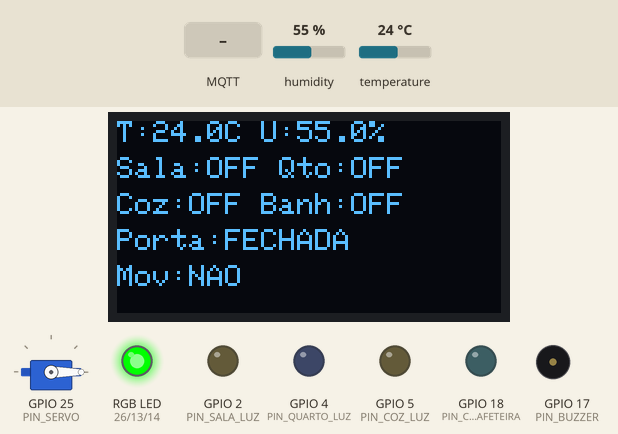
The program below on a simulated ESP32. On the bench: 128×64 one-colour display, servo, an RGB LED mixed from three pins (HIGH = lit), output pins drawn as LEDs (lit = HIGH), buzzer (waves = sounding). The inputs (shaded band) are chosen by the test bench; at power-on: humidity 55 %, temperature 24 °C. WiFi joins after 1.5 s; servers stay silent unless stated; random numbers use the default seed unless the program sets one; no MQTT or app messages arrive unless stated; what the program prints to the serial monitor is not drawn.

Above: at 2.7 s.
2.8 s: MQTT message "ON" arrives on the first subscribed topic
At 3.3 s:
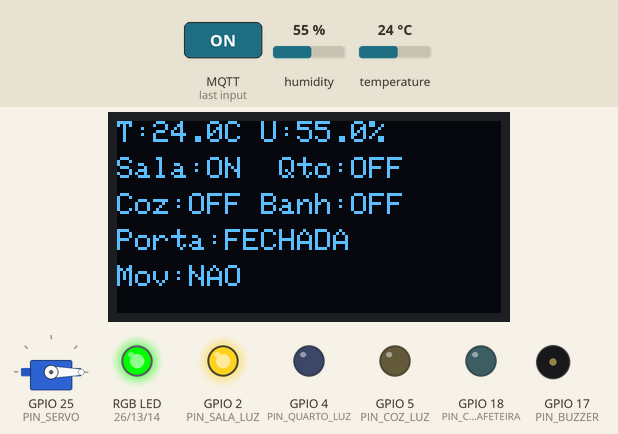
4.4 s: MQTT message "ON" arrives on the third subscribed topic
At 4.9 s:
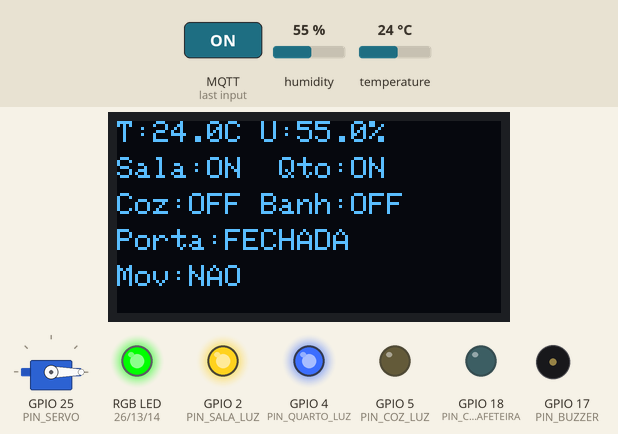
6.0 s: MQTT message "ABRIR" arrives on the first subscribed topic
At 6.8 s:
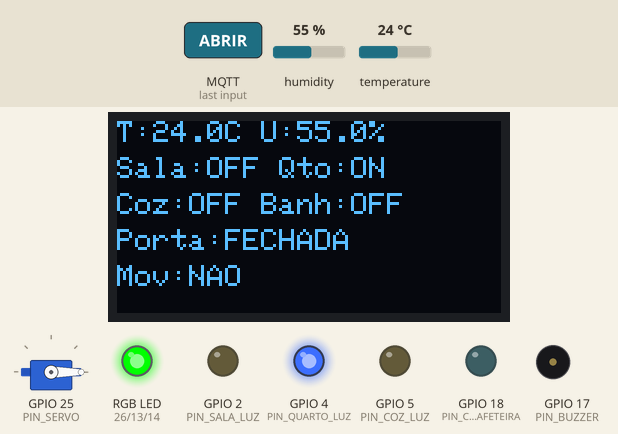
7.5 s: humidity set to 22 %
At 8.4 s:
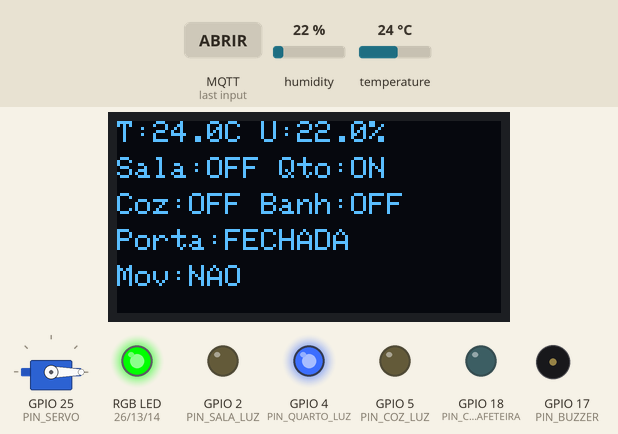
9.2 s: temperature set to 12 °C
At 10.7 s:
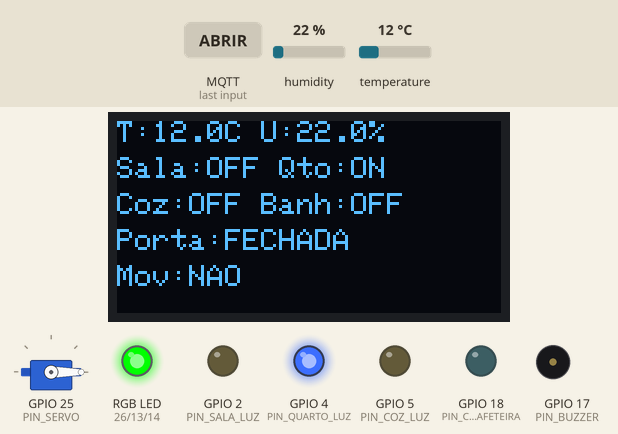
11.2 s: MQTT message "ABRIR" arrives on the third subscribed topic
At 12.3 s:
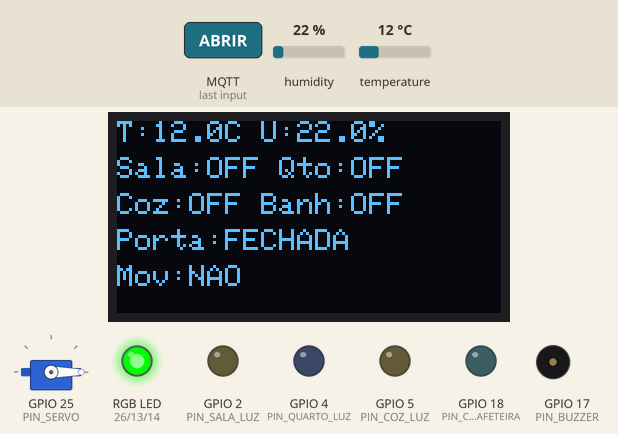
Timing chart, 0 to 13.7 s (numbered marks = the images above; inputs shaded):
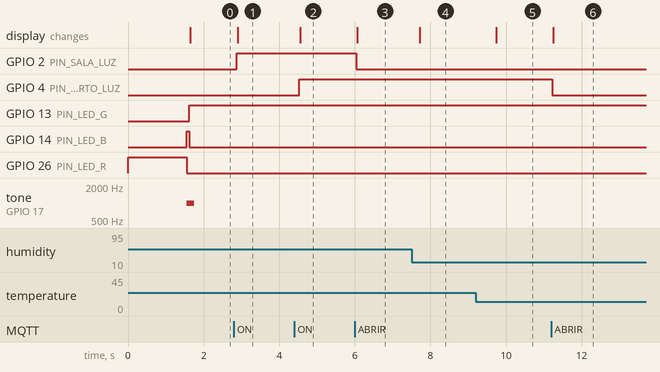

Measured:
- after the input at 2.8 s, GPIO 2 (PIN_SALA_LUZ): LOW → HIGH after 0.08 s; the display: changes after 0.11 s (image 1)
- after the input at 4.4 s, GPIO 4 (PIN_QUARTO_LUZ): LOW → HIGH after 0.12 s; the display: changes after 0.15 s (image 2)
- after the input at 6.0 s, GPIO 2 (PIN_SALA_LUZ): HIGH → LOW at once; the display: changes after 0.07 s (image 3)
- after the input at 7.5 s, the display: changes after 0.21 s (image 4)
- after the input at 9.2 s, the display: changes after 0.53 s (image 5)
- after the input at 11.2 s, GPIO 4 (PIN_QUARTO_LUZ): HIGH → LOW at once; the display: changes after 0.05 s (image 6)

The program:

main.cpp
```cpp
#include <WiFi.h>
#include <PubSubClient.h>
#include <DHT.h>
#include <Wire.h>
#include <Adafruit_GFX.h>
#include <Adafruit_SSD1306.h>
#include <ESP32Servo.h>

// ── WiFi / MQTT ───────────────────────────────────────────────────────────────
const char* ssid        = "iPhone de Murilo";
const char* password    = "murilete";
const char* mqtt_server = "broker.hivemq.com";
const int   mqtt_port   = 1883;

// ── Modo de operação ─────────────────────────────────────────────────────────
#define RELAY_ON  HIGH
#define RELAY_OFF LOW

// ── Pinos dos dispositivos ────────────────────────────────────────────────────
#define PIN_SALA_LUZ       2   // Luz da Sala
#define PIN_QUARTO_LUZ     4   // Luz do Quarto
#define PIN_COZ_LUZ        5   // Luz da Cozinha
#define PIN_COZ_CAFETEIRA 18   // Luz do Banheiro

// ── Pinos sensores e atuadores ────────────────────────────────────────────────
#define PIN_DHT22          15
#define PIN_BUZZER         17
#define PIN_OLED_SCL       22
#define PIN_OLED_SDA       23
#define PIN_SERVO          25
#define PIN_LED_R          26
#define PIN_PIR            27
#define PIN_LED_G          13
#define PIN_LED_B          14

// ── Configurações ─────────────────────────────────────────────────────────────
#define DHT_TYPE      DHT22
#define SCREEN_WIDTH  128
#define SCREEN_HEIGHT  64

DHT                 dht(PIN_DHT22, DHT_TYPE);
Adafruit_SSD1306    display(SCREEN_WIDTH, SCREEN_HEIGHT, &Wire, -1);
Servo               doorServo;

// ── Estado dos dispositivos ───────────────────────────────────────────────────
bool salaLuz      = false;
bool quartoLuz    = false;
bool cozLuz       = false;
bool cozCafeteira = false;

// ── Estado dos atuadores ──────────────────────────────────────────────────────
bool portaAberta   = false;
bool alarmeAtivo   = false;
bool modoSeguranca = false;

// ── Telemetria ────────────────────────────────────────────────────────────────
float temperatura = 0;
float umidade     = 0;
bool  movimento   = false;

// ── Timers ────────────────────────────────────────────────────────────────────
unsigned long tUltimoDHT        = 0;
unsigned long tUltimoMQTT       = 0;
unsigned long tMovimento        = 0;
unsigned long tUltimoAlarmeTemp = 0;
const unsigned long DT_DHT     = 500;
const unsigned long DT_MQTT    = 1000;
const unsigned long DT_MOV     = 10000;
const unsigned long PIR_WARMUP = 30000;

// ── MQTT ──────────────────────────────────────────────────────────────────────
WiFiClient   espClient;
PubSubClient client(espClient);

// ── Protótipos ────────────────────────────────────────────────────────────────
void setupWifi();
void reconnectMQTT();
void callback(char* topic, byte* payload, unsigned int length);
void lerDHT();
void verificarPIR();
void setDispositivo(int pino, bool estado, bool* var, const char* topico);
void setPorta(bool abrir);
void setAlarme(bool estado);
void setLedRGB(bool r, bool g, bool b);
void beep(int freq, int ms);
void publicarTelemetria();
void atualizarDisplay();
void pub(const char* topico, const char* payload);

// ─────────────────────────────────────────────────────────────────────────────
void setup() {
  Serial.begin(115200);

  int leds[] = { PIN_SALA_LUZ, PIN_QUARTO_LUZ, PIN_COZ_LUZ, PIN_COZ_CAFETEIRA };
  for (int p : leds) { pinMode(p, OUTPUT); digitalWrite(p, RELAY_OFF); }

  int saidas[] = { PIN_BUZZER, PIN_LED_R, PIN_LED_G, PIN_LED_B };
  for (int p : saidas) { pinMode(p, OUTPUT); digitalWrite(p, LOW); }
  pinMode(PIN_PIR, INPUT_PULLDOWN);

  setLedRGB(true, false, false); // vermelho: inicializando

  Wire.begin(PIN_OLED_SDA, PIN_OLED_SCL);
  if (display.begin(SSD1306_SWITCHCAPVCC, 0x3C)) {
    display.clearDisplay();
    display.setTextSize(1);
    display.setTextColor(SSD1306_WHITE);
    display.setCursor(0, 0);
    display.println("Iniciando...");
    display.display();
  }

  dht.begin();
  doorServo.attach(PIN_SERVO);
  doorServo.write(0);

  setupWifi();
  client.setServer(mqtt_server, mqtt_port);
  client.setKeepAlive(15);
  client.setCallback(callback);

  setLedRGB(false, true, false); // verde: pronto
  beep(1000, 200);
  Serial.println("Sistema iniciado!");
}

void loop() {
  if (!client.connected()) reconnectMQTT();
  client.loop();

  unsigned long agora = millis();

  if (agora - tUltimoDHT >= DT_DHT) { lerDHT(); tUltimoDHT = agora; }

  verificarPIR();

  if (movimento && (agora - tMovimento >= DT_MOV)) {
    movimento = false;
    if (!alarmeAtivo) setLedRGB(false, true, false);
  }

  if (agora - tUltimoMQTT >= DT_MQTT) { publicarTelemetria(); tUltimoMQTT = agora; }

  atualizarDisplay();
  delay(100);
}

// ── WiFi ──────────────────────────────────────────────────────────────────────
void setupWifi() {
  WiFi.begin(ssid, password);
  Serial.print("WiFi");
  while (WiFi.status() != WL_CONNECTED) { delay(500); Serial.print("."); }
  WiFi.config(WiFi.localIP(), WiFi.gatewayIP(), WiFi.subnetMask(), IPAddress(8, 8, 8, 8));
  Serial.println(" OK: " + WiFi.localIP().toString());
}

void reconnectMQTT() {
  setLedRGB(false, false, true); // azul: reconectando
  while (!client.connected()) {
    Serial.print("MQTT...");
    String clientId = "esp32-smarthome-" + String(random(0xffff), HEX);
    if (client.connect(clientId.c_str())) {
      client.subscribe("upx2025/casa/sala-luz");
      client.subscribe("upx2025/casa/sala-ventilador");
      client.subscribe("upx2025/casa/quarto-luz");
      client.subscribe("upx2025/casa/quarto-ar");
      client.subscribe("upx2025/casa/cozinha-luz");
      client.subscribe("upx2025/casa/cozinha-cafeteira");
      client.subscribe("upx2025/casa/porta/comando");
      client.subscribe("upx2025/casa/alarme/comando");
      client.subscribe("upx2025/casa/reset");
      pub("upx2025/casa/status", "online");
      Serial.println("OK");
    } else {
      Serial.println("falhou rc=" + String(client.state()));
      delay(3000);
    }
  }
  setLedRGB(false, true, false);
}

void callback(char* topic, byte* payload, unsigned int length) {
  String msg = "";
  for (unsigned int i = 0; i < length; i++) msg += (char)payload[i];
  String t = String(topic);
  Serial.println("[" + t + "] " + msg);

  if      (t == "upx2025/casa/sala-luz")          setDispositivo(PIN_SALA_LUZ,     msg == "ON", &salaLuz,      "upx2025/casa/sala-luz/status");
  else if (t == "upx2025/casa/quarto-luz")        setDispositivo(PIN_QUARTO_LUZ,   msg == "ON", &quartoLuz,    "upx2025/casa/quarto-luz/status");
  else if (t == "upx2025/casa/cozinha-luz")       setDispositivo(PIN_COZ_LUZ,      msg == "ON", &cozLuz,       "upx2025/casa/cozinha-luz/status");
  else if (t == "upx2025/casa/cozinha-cafeteira") setDispositivo(PIN_COZ_CAFETEIRA,msg == "ON", &cozCafeteira, "upx2025/casa/cozinha-cafeteira/status");
  else if (t == "upx2025/casa/porta/comando")     setPorta(msg == "ABRIR");
  else if (t == "upx2025/casa/alarme/comando") {
    if (msg == "ATIVAR") { modoSeguranca = true; }
    else { modoSeguranca = false; setAlarme(false); }
  }
}

// ── Sensores ──────────────────────────────────────────────────────────────────
void lerDHT() {
  float t = dht.readTemperature();
  float h = dht.readHumidity();
  if (!isnan(t)) temperatura = t;
  if (!isnan(h)) umidade     = h;

  if (temperatura > 35.0 && (millis() - tUltimoAlarmeTemp > 60000)) {
    tUltimoAlarmeTemp = millis();
    pub("upx2025/casa/alarme", "calor_extremo");
    beep(2000, 500);
  }
}

void verificarPIR() {
  if (millis() < PIR_WARMUP) return;
  if (digitalRead(PIN_PIR) && !movimento) {
    movimento  = true;
    tMovimento = millis();
    setLedRGB(true, true, false);
    pub("upx2025/casa/movimento", "true");
    Serial.println("Movimento detectado!");
    if (modoSeguranca) {
      setAlarme(true);
      pub("upx2025/casa/alarme", "intruso_detectado");
      modoSeguranca = false;
      pub("upx2025/casa/alarme/status", "desarmado");
    }
  }
}

// ── Atuadores ─────────────────────────────────────────────────────────────────
void setDispositivo(int pino, bool estado, bool* var, const char* topico) {
  *var = estado;
  digitalWrite(pino, estado ? RELAY_ON : RELAY_OFF);
  pub(topico, estado ? "ON" : "OFF");
}

void setPorta(bool abrir) {
  portaAberta = abrir;
  doorServo.write(abrir ? 90 : 0);
  pub("upx2025/casa/porta/status", abrir ? "aberta" : "fechada");
  delay(600);
  beep(abrir ? 1500 : 500, 150);
}

void setAlarme(bool estado) {
  alarmeAtivo = estado;
  if (estado) {
    setLedRGB(true, false, false);
    for (int i = 0; i < 5; i++) { beep(2000, 200); delay(100); }
  } else {
    setLedRGB(false, true, false);
  }
}

void setLedRGB(bool r, bool g, bool b) {
  digitalWrite(PIN_LED_R, r ? HIGH : LOW);
  digitalWrite(PIN_LED_G, g ? HIGH : LOW);
  digitalWrite(PIN_LED_B, b ? HIGH : LOW);
}

void beep(int freq, int ms) { tone(PIN_BUZZER, freq, ms); }

// ── Publicação ────────────────────────────────────────────────────────────────
void publicarTelemetria() {
  char buf[16];
  dtostrf(temperatura, 4, 1, buf); pub("upx2025/casa/temperatura", buf);
  dtostrf(umidade,     4, 1, buf); pub("upx2025/casa/umidade",     buf);
  pub("upx2025/casa/movimento", movimento ? "true" : "false");
}

void pub(const char* topico, const char* payload) {
  if (client.connected()) client.publish(topico, payload);
}

// ── Display OLED ──────────────────────────────────────────────────────────────
void atualizarDisplay() {
  display.clearDisplay();
  display.setTextSize(1);
  display.setTextColor(SSD1306_WHITE);

  display.setCursor(0,  0); display.print("T:"); display.print(temperatura, 1);
                            display.print("C U:"); display.print(umidade, 1); display.println("%");
  display.setCursor(0, 12); display.print("Sala:"); display.print(salaLuz ? "ON " : "OFF");
                            display.print(" Qto:"); display.println(quartoLuz ? "ON" : "OFF");
  display.setCursor(0, 24); display.print("Coz:"); display.print(cozLuz ? "ON " : "OFF");
                            display.print(" Banh:"); display.println(cozCafeteira ? "ON" : "OFF");
  display.setCursor(0, 36); display.print("Porta:"); display.println(portaAberta ? "ABERTA" : "FECHADA");
  display.setCursor(0, 48); display.print("Mov:"); display.println(movimento ? "SIM" : "NAO");
  display.display();
}
```
